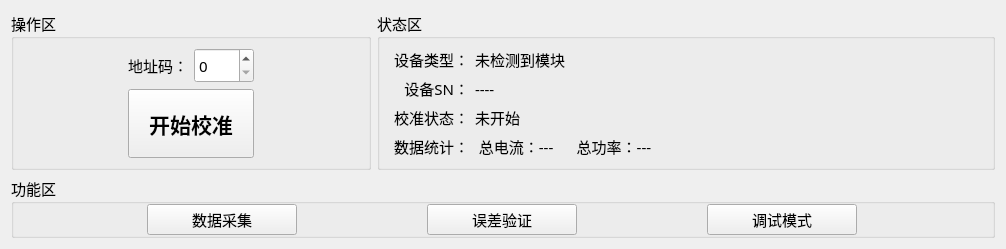
<?xml version="1.0" encoding="UTF-8"?>
<ui version="4.0">
 <class>Home_WorkWid</class>
 <widget class="QWidget" name="Home_WorkWid">
  <property name="geometry">
   <rect>
    <x>0</x>
    <y>0</y>
    <width>1006</width>
    <height>212</height>
   </rect>
  </property>
  <property name="font">
   <font>
    <family>微软雅黑</family>
    <pointsize>11</pointsize>
   </font>
  </property>
  <property name="windowTitle">
   <string>Form</string>
  </property>
  <layout class="QGridLayout" name="gridLayout_4">
   <item row="0" column="0">
    <widget class="QGroupBox" name="groupBox">
     <property name="maximumSize">
      <size>
       <width>360</width>
       <height>16777215</height>
      </size>
     </property>
     <property name="title">
      <string>操作区</string>
     </property>
     <layout class="QGridLayout" name="gridLayout">
      <item row="1" column="3">
       <spacer name="horizontalSpacer_3">
        <property name="orientation">
         <enum>Qt::Horizontal</enum>
        </property>
        <property name="sizeHint" stdset="0">
         <size>
          <width>40</width>
          <height>20</height>
         </size>
        </property>
       </spacer>
      </item>
      <item row="1" column="1" colspan="2">
       <widget class="QPushButton" name="startBtn">
        <property name="maximumSize">
         <size>
          <width>200</width>
          <height>80</height>
         </size>
        </property>
        <property name="font">
         <font>
          <pointsize>16</pointsize>
          <weight>75</weight>
          <bold>true</bold>
         </font>
        </property>
        <property name="text">
         <string>开始校准</string>
        </property>
       </widget>
      </item>
      <item row="1" column="0">
       <spacer name="horizontalSpacer_4">
        <property name="orientation">
         <enum>Qt::Horizontal</enum>
        </property>
        <property name="sizeHint" stdset="0">
         <size>
          <width>54</width>
          <height>20</height>
         </size>
        </property>
       </spacer>
      </item>
      <item row="0" column="1">
       <widget class="QLabel" name="label_8">
        <property name="minimumSize">
         <size>
          <width>0</width>
          <height>35</height>
         </size>
        </property>
        <property name="maximumSize">
         <size>
          <width>70</width>
          <height>35</height>
         </size>
        </property>
        <property name="text">
         <string>地址码：</string>
        </property>
        <property name="alignment">
         <set>Qt::AlignRight|Qt::AlignTrailing|Qt::AlignVCenter</set>
        </property>
       </widget>
      </item>
      <item row="0" column="3">
       <spacer name="horizontalSpacer_2">
        <property name="orientation">
         <enum>Qt::Horizontal</enum>
        </property>
        <property name="sizeHint" stdset="0">
         <size>
          <width>40</width>
          <height>20</height>
         </size>
        </property>
       </spacer>
      </item>
      <item row="0" column="2">
       <widget class="QSpinBox" name="addrSpin">
        <property name="minimumSize">
         <size>
          <width>60</width>
          <height>0</height>
         </size>
        </property>
        <property name="maximumSize">
         <size>
          <width>70</width>
          <height>35</height>
         </size>
        </property>
       </widget>
      </item>
      <item row="0" column="0">
       <spacer name="horizontalSpacer">
        <property name="orientation">
         <enum>Qt::Horizontal</enum>
        </property>
        <property name="sizeHint" stdset="0">
         <size>
          <width>40</width>
          <height>20</height>
         </size>
        </property>
       </spacer>
      </item>
     </layout>
    </widget>
   </item>
   <item row="0" column="1">
    <widget class="QGroupBox" name="groupBox_3">
     <property name="title">
      <string>状态区</string>
     </property>
     <layout class="QGridLayout" name="gridLayout_3">
      <item row="0" column="0">
       <widget class="QLabel" name="label">
        <property name="maximumSize">
         <size>
          <width>80</width>
          <height>16777215</height>
         </size>
        </property>
        <property name="text">
         <string>设备类型：</string>
        </property>
        <property name="alignment">
         <set>Qt::AlignRight|Qt::AlignTrailing|Qt::AlignVCenter</set>
        </property>
       </widget>
      </item>
      <item row="0" column="1">
       <widget class="QLabel" name="devTypeLab">
        <property name="text">
         <string>未检测到模块</string>
        </property>
        <property name="alignment">
         <set>Qt::AlignLeading|Qt::AlignLeft|Qt::AlignVCenter</set>
        </property>
       </widget>
      </item>
      <item row="1" column="0">
       <widget class="QLabel" name="label_2">
        <property name="maximumSize">
         <size>
          <width>80</width>
          <height>16777215</height>
         </size>
        </property>
        <property name="text">
         <string>设备SN：</string>
        </property>
        <property name="alignment">
         <set>Qt::AlignRight|Qt::AlignTrailing|Qt::AlignVCenter</set>
        </property>
       </widget>
      </item>
      <item row="1" column="1">
       <widget class="QLabel" name="snLab">
        <property name="text">
         <string>----</string>
        </property>
        <property name="alignment">
         <set>Qt::AlignLeading|Qt::AlignLeft|Qt::AlignVCenter</set>
        </property>
       </widget>
      </item>
      <item row="2" column="0">
       <widget class="QLabel" name="label_3">
        <property name="maximumSize">
         <size>
          <width>80</width>
          <height>16777215</height>
         </size>
        </property>
        <property name="text">
         <string>校准状态：</string>
        </property>
        <property name="alignment">
         <set>Qt::AlignRight|Qt::AlignTrailing|Qt::AlignVCenter</set>
        </property>
       </widget>
      </item>
      <item row="2" column="1">
       <widget class="QLabel" name="statusLab">
        <property name="text">
         <string>未开始</string>
        </property>
        <property name="alignment">
         <set>Qt::AlignLeading|Qt::AlignLeft|Qt::AlignVCenter</set>
        </property>
       </widget>
      </item>
      <item row="3" column="0">
       <widget class="QLabel" name="label_7">
        <property name="maximumSize">
         <size>
          <width>80</width>
          <height>16777215</height>
         </size>
        </property>
        <property name="text">
         <string>数据统计：</string>
        </property>
        <property name="alignment">
         <set>Qt::AlignRight|Qt::AlignTrailing|Qt::AlignVCenter</set>
        </property>
       </widget>
      </item>
      <item row="3" column="1">
       <widget class="QLabel" name="tgLab">
        <property name="text">
         <string> 总电流：---      总功率：---</string>
        </property>
        <property name="alignment">
         <set>Qt::AlignLeading|Qt::AlignLeft|Qt::AlignVCenter</set>
        </property>
       </widget>
      </item>
     </layout>
    </widget>
   </item>
   <item row="1" column="0" colspan="2">
    <widget class="QGroupBox" name="groupBox_2">
     <property name="maximumSize">
      <size>
       <width>16777215</width>
       <height>70</height>
      </size>
     </property>
     <property name="title">
      <string>功能区</string>
     </property>
     <layout class="QGridLayout" name="gridLayout_2">
      <property name="topMargin">
       <number>0</number>
      </property>
      <property name="bottomMargin">
       <number>0</number>
      </property>
      <item row="0" column="0">
       <widget class="QPushButton" name="updateBtn">
        <property name="maximumSize">
         <size>
          <width>150</width>
          <height>16777215</height>
         </size>
        </property>
        <property name="text">
         <string>数据采集</string>
        </property>
       </widget>
      </item>
      <item row="0" column="1">
       <widget class="QPushButton" name="resBtn">
        <property name="maximumSize">
         <size>
          <width>150</width>
          <height>16777215</height>
         </size>
        </property>
        <property name="text">
         <string>误差验证</string>
        </property>
       </widget>
      </item>
      <item row="0" column="2">
       <widget class="QPushButton" name="deBtn">
        <property name="maximumSize">
         <size>
          <width>150</width>
          <height>16777215</height>
         </size>
        </property>
        <property name="text">
         <string>调试模式</string>
        </property>
       </widget>
      </item>
     </layout>
    </widget>
   </item>
  </layout>
 </widget>
 <resources/>
 <connections/>
</ui>
